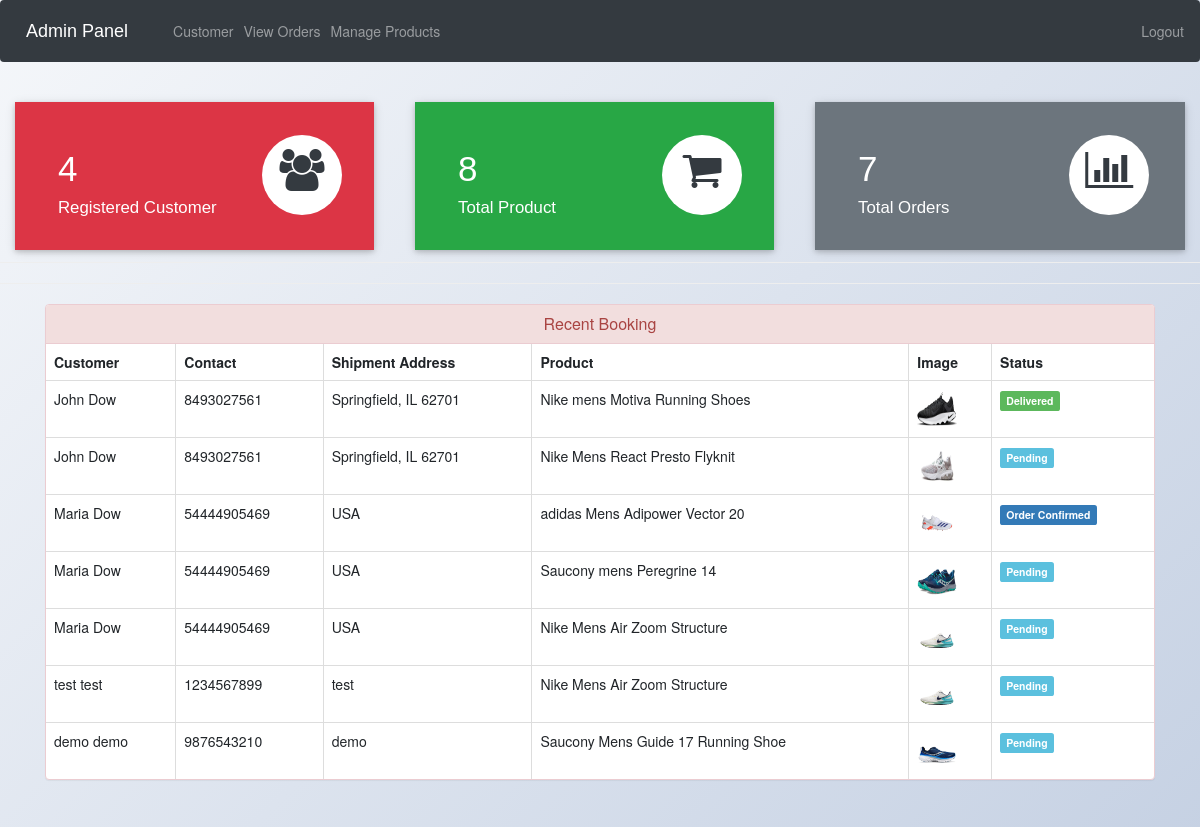
The app's page /admin-dashboard (signed in) with its own data.
### ecom/models.py (models this page shows, shortened)
class Customer(models.Model):
    user=models.OneToOneField(User,on_delete=models.CASCADE)
    profile_pic= models.ImageField(upload_to='profile_pic/CustomerProfilePic/',null=True,blank=True)
    address = models.CharField(max_length=40)
    mobile = models.CharField(max_length=20,null=False)
    @property
    def get_name(self):
        return self.user.first_name+" "+self.user.last_name

class Orders(models.Model):
    STATUS =(
        ('Pending','Pending'),
        ('Order Confirmed','Order Confirmed'),
        ('Out for Delivery','Out for Delivery'),
        ('Delivered','Delivered'),
    )
    customer=models.ForeignKey('Customer', on_delete=models.CASCADE,null=True)
    product=models.ForeignKey('Product',on_delete=models.CASCADE,null=True)
    email = models.CharField(max_length=50,null=True)
    address = models.CharField(max_length=500,null=True)
    mobile = models.CharField(max_length=20,null=True)
    order_date= models.DateField(auto_now_add=True,null=True)
    status=models.CharField(max_length=50,null=True,choices=STATUS)

class Product(models.Model):
    name=models.CharField(max_length=40)
    product_image= models.ImageField(upload_to='product_image/',null=True,blank=True)
    price = models.PositiveIntegerField()
    description=models.CharField(max_length=40)

### ecom/views.py (the view)
# urls.py: path('admin-dashboard', views.admin_dashboard_view,name='admin-dashboard'),
@login_required(login_url='adminlogin')
def admin_dashboard_view(request):
    customercount=models.Customer.objects.all().count()
    productcount=models.Product.objects.all().count()
    ordercount=models.Orders.objects.all().count()
    orders=models.Orders.objects.all()
    ordered_products=[]
    ordered_bys=[]
    for order in orders:
        ordered_product=models.Product.objects.all().filter(id=order.product.id)
        ordered_by=models.Customer.objects.all().filter(id = order.customer.id)
        ordered_products.append(ordered_product)
        ordered_bys.append(ordered_by)
    mydict={
    'customercount':customercount,
    'productcount':productcount,
    'ordercount':ordercount,
    'data':zip(ordered_products,ordered_bys,orders),
    }
    return render(request,'ecom/admin_dashboard.html',context=mydict)

### templates/ecom/admin_dashboard.html
{% extends 'ecom/admin_base.html' %}
{% load static %}
{% block content %}
<br>
{%include 'ecom/admin_dashboard_cards.html'%}
<br><br><br><br><br>
<hr><hr>
<div class="container" >
    <div class="panel panel-danger" >
      <div class="panel-heading" style="text-align:center;">
        <h6 class="panel-title">Recent Booking</h6>
      </div>
      <table class="table table-hover table-bordered" id="dev-table">
        <thead>
          <tr>
            <th>Customer</th>
            <th>Contact</th>
            <th>Shipment Address</th>
            <th>Product</th>
            <th>Image</th>
            <th>Status</th>
          </tr>
        </thead>
        {% for product,customer,order in data %}
        <tr>
          {% for c in customer %}
          <td> {{c.get_name}}</td>
          <td>{{c.mobile}}</td>
          <td>{{order.address}}</td>
          {% endfor %}
          {% for p in product %}
          <td> {{p.name}}</td>
          <td> <img src="{% static p.product_image.url %}" alt="Profile Pic" height="40px" width="40px" /></td>
          {% if order.status == 'Pending'%}
          <td> <span class="label label-info">{{order.status}}</span></td>
          {% elif order.status == 'Delivered' %}
          <td> <span class="label label-success">{{order.status}}</span></td>
          {% elif order.status == 'Out for Delivery' %}
          <td> <span class="label label-warning">{{order.status}}</span></td>
          {%else%}
            <td> <span class="label label-primary">{{order.status}}</span></td>
          {%endif%}
          {% endfor %}
        </tr>
        {% endfor %}
      </table>
  </div>
</div>
{% endblock content %}

### templates/ecom/admin_base.html (style rules this page uses)
body { background: linear-gradient(135deg, #f5f7fa 0%, #c3cfe2 100%); background-attachment: fixed; min-height: 100vh; margin: 0; }

### records on screen
Orders: address "Springfield, IL 62701", status "Delivered"
Customer: get_name "John Dow", mobile "8493027561"
Product: name "Nike mens Motiva Running Shoes", product_image (picture)
Orders: address "Springfield, IL 62701", status "Pending"
Product: name "Nike Mens React Presto Flyknit", product_image (picture)
Orders: address "USA", status "Order Confirmed"
Customer: get_name "Maria Dow", mobile "54444905469"
Product: name "adidas Mens Adipower Vector 20", product_image (picture)
Orders: address "USA", status "Pending"
Product: name "Saucony mens Peregrine 14", product_image (picture)
Orders: address "USA", status "Pending"
Product: name "Nike Mens Air Zoom Structure", product_image (picture)
Orders: address "test", status "Pending"
Customer: get_name "test test", mobile "1234567899"
Orders: address "demo", status "Pending"
Customer: get_name "demo demo", mobile "9876543210"
Product: name "Saucony Mens Guide 17 Running Shoe", product_image (picture)

### other values on screen
{{ customercount }} "4"
{{ productcount }} "8"
{{ ordercount }} "7"
